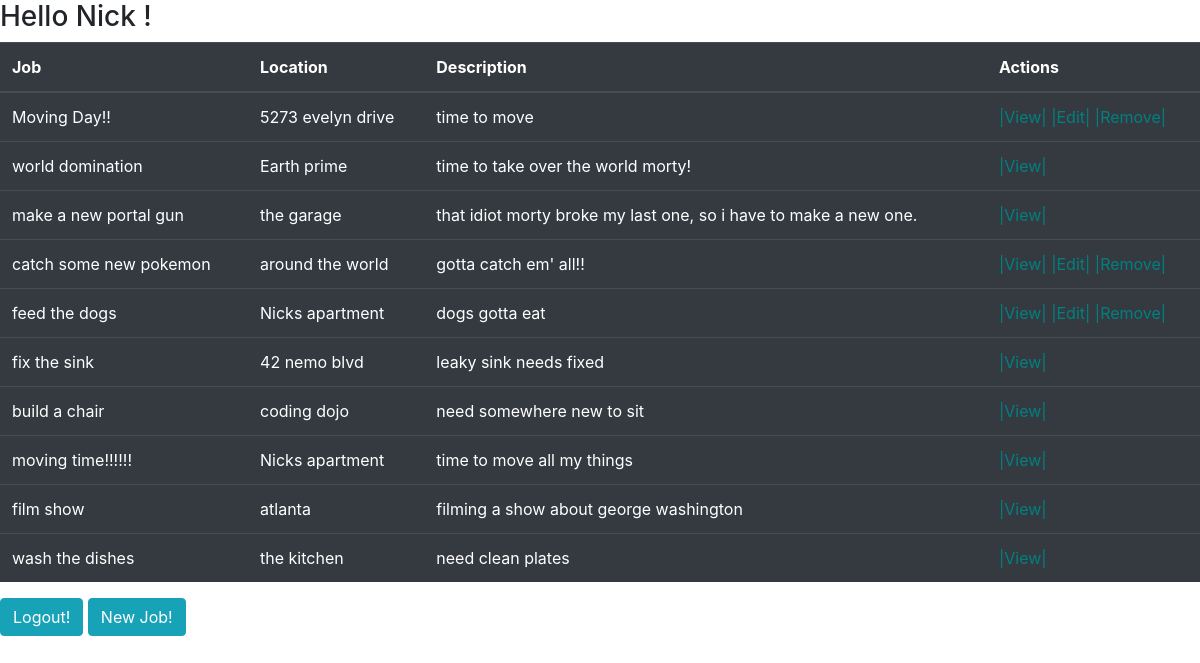
Screenshot of /dashboard (signed in) with the database file from the repository.
### handy_app/models.py (models this page shows)
class User(models.Model):
    first_name = models.CharField(max_length=255)
    last_name = models.CharField(max_length=255)
    email = models.EmailField(max_length=254)
    password = models.CharField(max_length=255)
    created_at = models.DateTimeField(auto_now_add=True)
    updated_at = models.DateTimeField(auto_now=True)
    objects = UserManager()

class Job(models.Model):
    title = models.CharField(max_length=255)
    desc = models.TextField()
    location = models.EmailField(max_length=254)
    created_by = models.ForeignKey(User, related_name='jobs', on_delete=models.CASCADE)
    created_at = models.DateTimeField(auto_now_add=True)
    updated_at = models.DateTimeField(auto_now=True)
    objects = JobManager()

### handy_app/views.py (the view)
# urls.py: path('dashboard', views.dashboard),
def dashboard(request):
    if 'user_id' not in request.session:
        return redirect('/')
    context = {
        'current_user': User.objects.get(id=request.session['user_id']),
        'jobs': Job.objects.all()
    }
    return render(request, 'dashboard.htm', context)

### handy_app/templates/dashboard.htm (shortened to what this page needs)
<!DOCTYPE html>
<html>
    <head>
        <link rel="stylesheet" href="https://stackpath.bootstrapcdn.com/bootstrap/4.3.1/css/bootstrap.min.css">
    </head>
    <body>
        <div>
            <h3>Hello {{ current_user.first_name }} !</h3>
        </div>
        <div>
            <table class="table table-dark">
                <thead>
                   <th scope="col">Job</th>
                   <th scope="col">Location</th>
                   <th scope="col"> Description</th>
                   <th scope="col">Actions</th>
                </thead>
                <tbody>
                   {% for job in jobs %}
                   <tr>
                       <td>{{ job.title }}</td>
                       <td>{{ job.location }}</td>
                       <td>{{ job.desc }}</td>
                       <td><a href="/jobs/{{job.id}}" style="color: teal;">|View|</a>
                        {% if current_user.id == job.created_by.id %}
                        <a href="/jobs/edit/{{job.id}}" style="color: teal;">|Edit|</a>
                        <a href="/jobs/{{job.id}}/delete" style="color: teal;">|Remove|</a>
                        {% endif %}
                    </td>
                   </tr>
                   {% endfor %}
                </tbody>
            </table>
        </div>
        <div>
            <button class="btn btn-info"><a href="/logout" style= "color: white; text-decoration: none">Logout!</a></button>
            <button class="btn btn-info"><a href="/jobs/new" style= "color: white; text-decoration: none">New Job!</a></button>
        </div>
    </body>
</html>

### rows the page displays
User: first_name "Nick"
Job: title "Moving Day!!", location "5273 evelyn drive", desc "time to move"
Job: title "world domination", location "Earth prime", desc "time to take over the world morty!"
Job: title "make a new portal gun", location "the garage", desc "that idiot morty broke my last one, so i have to make a new one."
Job: title "catch some new pokemon", location "around the world", desc "gotta catch em' all!!"
Job: title "feed the dogs", location "Nicks apartment", desc "dogs gotta eat"
Job: title "fix the sink", location "42 nemo blvd", desc "leaky sink needs fixed"
Job: title "build a chair", location "coding dojo", desc "need somewhere new to sit"
Job: title "moving time!!!!!!", location "Nicks apartment", desc "time to move all my things"
Job: title "film show", location "atlanta", desc "filming a show about george washington"
Job: title "wash the dishes", location "the kitchen", desc "need clean plates"
